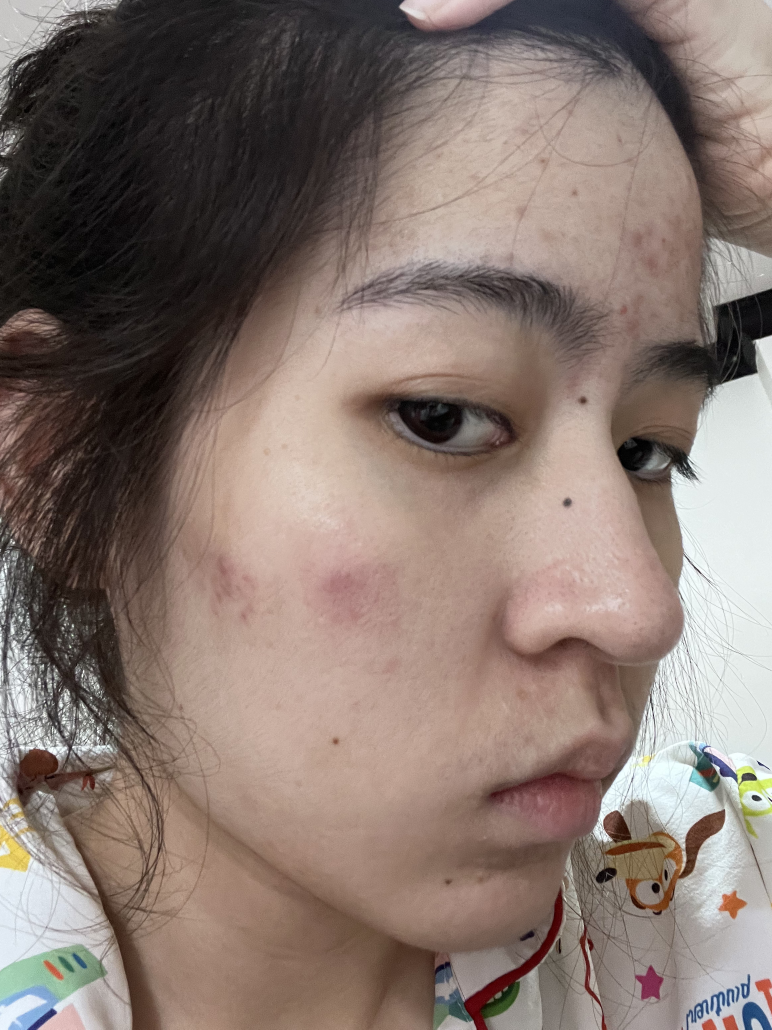
#> input picture test-images/round1/10.jpg, 2316 x 3088 px (shown at 1/3 size); its folder holds 4 pictures in this run
$ python quality_gate.py   (older library calls are emulated)
#> lines starting #> are read from the running program, lines starting #| are printed output that depends on the picture
"""
B1: Automated Image Quality Gate
Laplacian variance blur detector + brightness histogram filter
"""

import cv2
import numpy as np
import os
import glob
from pathlib import Path

# ─── Thresholds ───────────────────────────────────────────────────────────────
BLUR_THRESHOLD = 80.0    # Laplacian variance < this → blurry
BRIGHT_MIN     = 90      # Avg brightness < this → too dark
BRIGHT_MAX     = 170     # Avg brightness > this → too bright

# ─── Image folders ────────────────────────────────────────────────────────────
ROUND1_DIR = "test-images/round1"   # Acceptable images (should PASS)
ROUND2_DIR = "test-images/round2"   # Failure images   (should FAIL)

IMAGE_EXTS = ["*.jpg", "*.jpeg", "*.png", "*.webp", "*.heic"]


def load_images(folder: str) -> list[str]:
    paths = []
    for ext in IMAGE_EXTS:
        paths.extend(glob.glob(os.path.join(folder, ext)))
        paths.extend(glob.glob(os.path.join(folder, ext.upper())))
    return sorted(set(paths))


def laplacian_score(gray: np.ndarray) -> float:
    """Higher = sharper. Low = blurry."""
    return float(cv2.Laplacian(gray, cv2.CV_64F).var())


def brightness_stats(gray: np.ndarray) -> dict:
    avg = float(np.mean(gray))
    hist = cv2.calcHist([gray], [0], None, [256], [0, 256]).flatten()
    total = gray.size
    dark_pct   = hist[:50].sum()  / total * 100
    bright_pct = hist[210:].sum() / total * 100
    return {"avg": avg, "dark_pct": round(dark_pct, 1), "bright_pct": round(bright_pct, 1)}


def quality_gate(image_path: str) -> dict:
#> called with image_path = 'test-images/round1/10.jpg'
    img = cv2.imread(image_path)
#> img is the input picture: shape (3088, 2316, 3); mean B, G, R 110.7, 118.2, 134.2
    if img is None:
        return {"file": Path(image_path).name, "pass": False,
                "reason": "Cannot read", "blur": None, "brightness": None}

    gray  = cv2.cvtColor(img, cv2.COLOR_BGR2GRAY)
    blur  = laplacian_score(gray)
#> blur = 331.4
    bstat = brightness_stats(gray)
#> in brightness_stats, `avg = float(np.mean(gray))`: avg = 122.1
#> in brightness_stats, `hist = cv2.calcHist([gray], [0], None, [256], [0, 256]).flatten()`: hist = 256 values, max 53334 at index 156, min 280 at index 255, mean 27936.8
#> in brightness_stats, `dark_pct   = hist[:50].sum()  / total * 100`: dark_pct = 18.69
#> in brightness_stats, `bright_pct = hist[210:].sum() / total * 100`: bright_pct = 6.63
#> bstat = {'avg': 122.1, 'dark_pct': 18.7, 'bright_pct': 6.6}

    reasons = []
    if blur < BLUR_THRESHOLD:
        reasons.append(f"Blurry (Laplacian={blur:.1f} < {BLUR_THRESHOLD})")
    if bstat["avg"] < BRIGHT_MIN:
        reasons.append(f"Too dark (avg={bstat['avg']:.1f} < {BRIGHT_MIN})")
    if bstat["avg"] > BRIGHT_MAX:
        reasons.append(f"Too bright (avg={bstat['avg']:.1f} > {BRIGHT_MAX})")

    passed = len(reasons) == 0
    return {
        "file":       Path(image_path).name,
        "pass":       passed,
        "reason":     "; ".join(reasons) if reasons else "OK",
        "blur":       round(blur, 1),
        "brightness": round(bstat["avg"], 1),
        "dark_pct":   bstat["dark_pct"],
        "bright_pct": bstat["bright_pct"],
    }


def evaluate(folder: str, expected_pass: bool, label: str):
    paths = load_images(folder)
    if not paths:
        print(f"\n⚠️  No images found in {folder}")
        return [], 0.0

    results = [quality_gate(p) for p in paths]
#> call 2 of quality_gate, with image_path = 'test-images/round1/6.jpg'
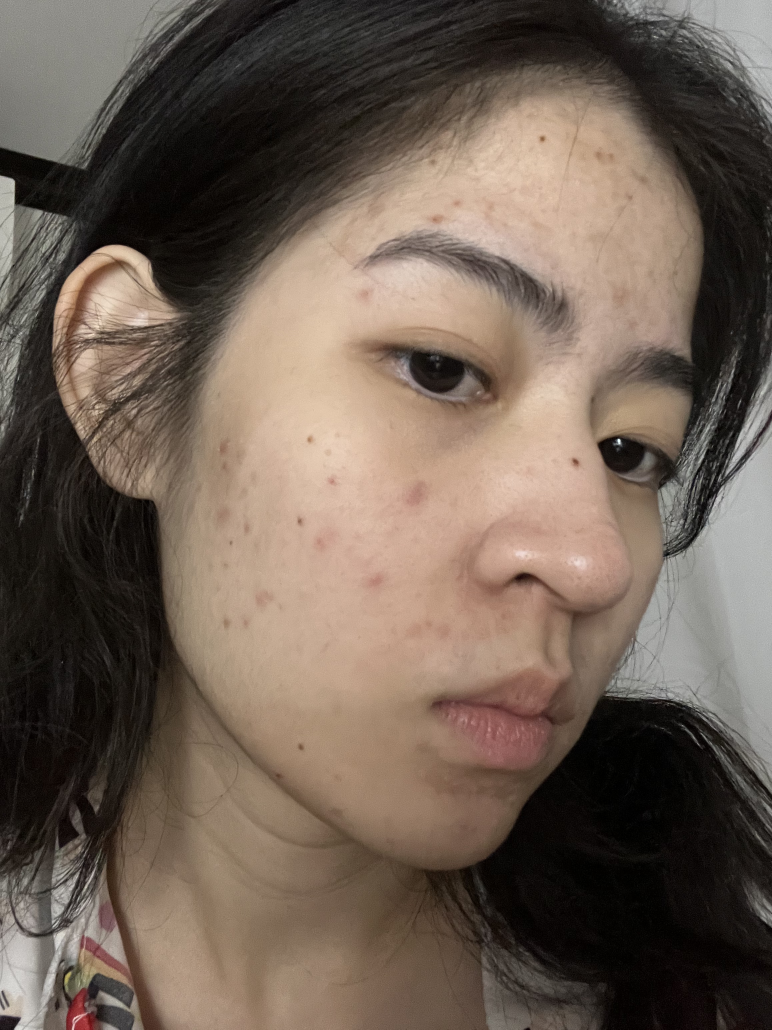
#> input picture test-images/round1/6.jpg, 2316 x 3088 px (shown at 1/3 size)
#> in quality_gate, img is the input picture: shape (3088, 2316, 3); mean B, G, R 84.3, 96.1, 111.1
#> in quality_gate (call 2), `gray  = cv2.cvtColor(img, cv2.COLOR_BGR2GRAY)`:
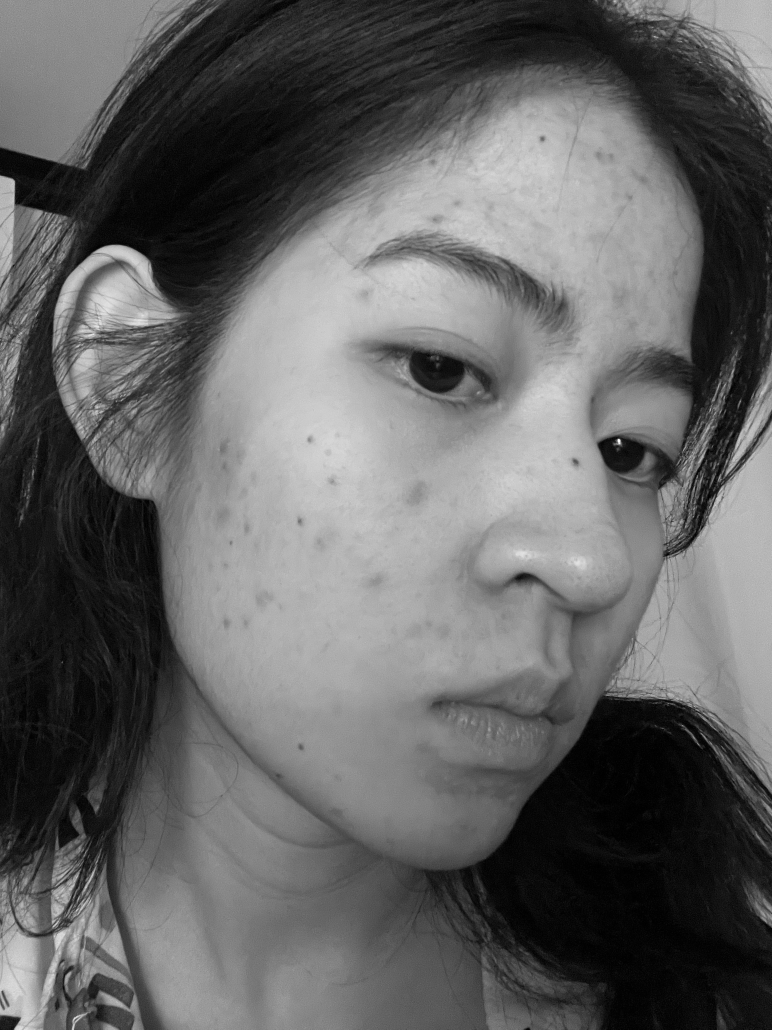
#> gray: shape (3088, 2316) (shown at 1/3 size); min 0, max 253, mean 99.2
#> in quality_gate (call 2), `blur  = laplacian_score(gray)`: blur = 127.5
#> in quality_gate (call 2), `bstat = brightness_stats(gray)`: bstat = {'avg': 99.25, 'dark_pct': 32.1, 'bright_pct': 0.2}
#> call 3 of quality_gate, with image_path = 'test-images/round1/7.jpg'
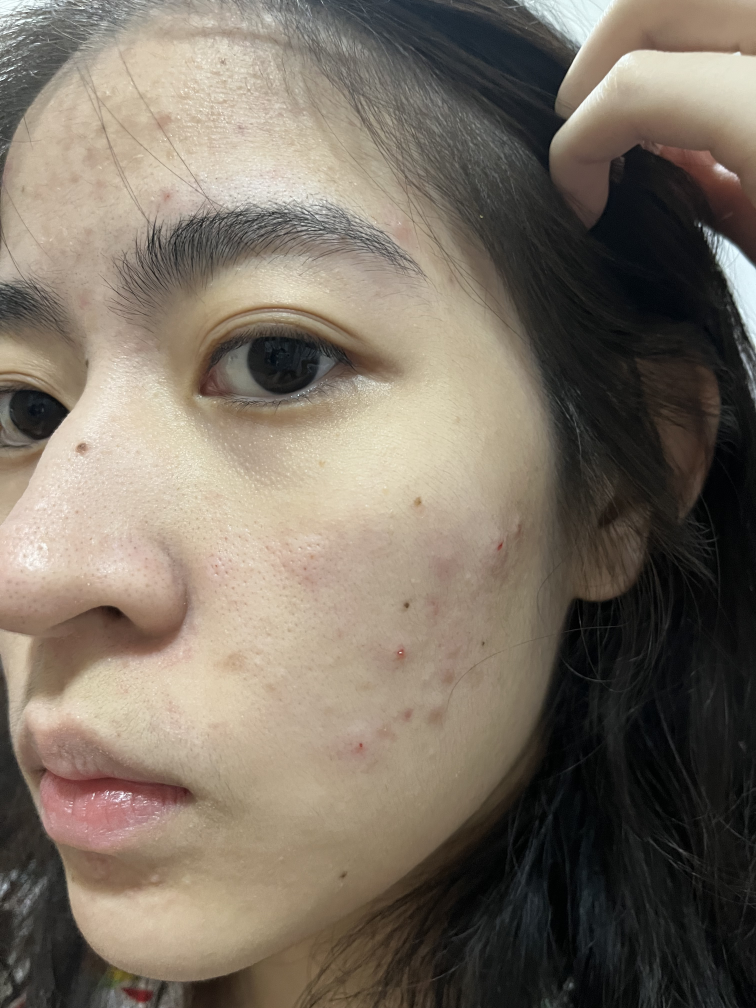
#> input picture test-images/round1/7.jpg, 3024 x 4032 px (shown at 1/4 size)
#> in quality_gate, img is the input picture: shape (4032, 3024, 3); mean B, G, R 99.5, 112.1, 122.4
#> in quality_gate (call 3), `gray  = cv2.cvtColor(img, cv2.COLOR_BGR2GRAY)`:
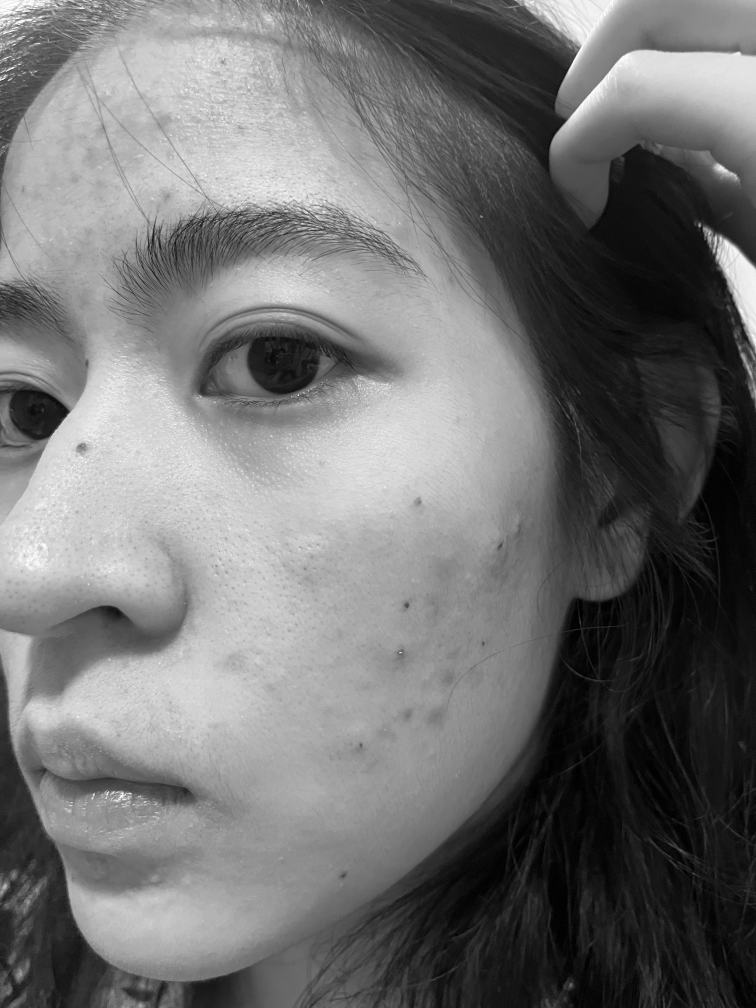
#> gray: shape (4032, 3024) (shown at 1/4 size); min 0, max 255, mean 113.7
#> in quality_gate (call 3), `blur  = laplacian_score(gray)`: blur = 83.54
#> in quality_gate (call 3), `bstat = brightness_stats(gray)`: bstat = {'avg': 113.7, 'dark_pct': 28.5, 'bright_pct': 6.1}
#> call 4 of quality_gate, with image_path = 'test-images/round1/8.jpg'
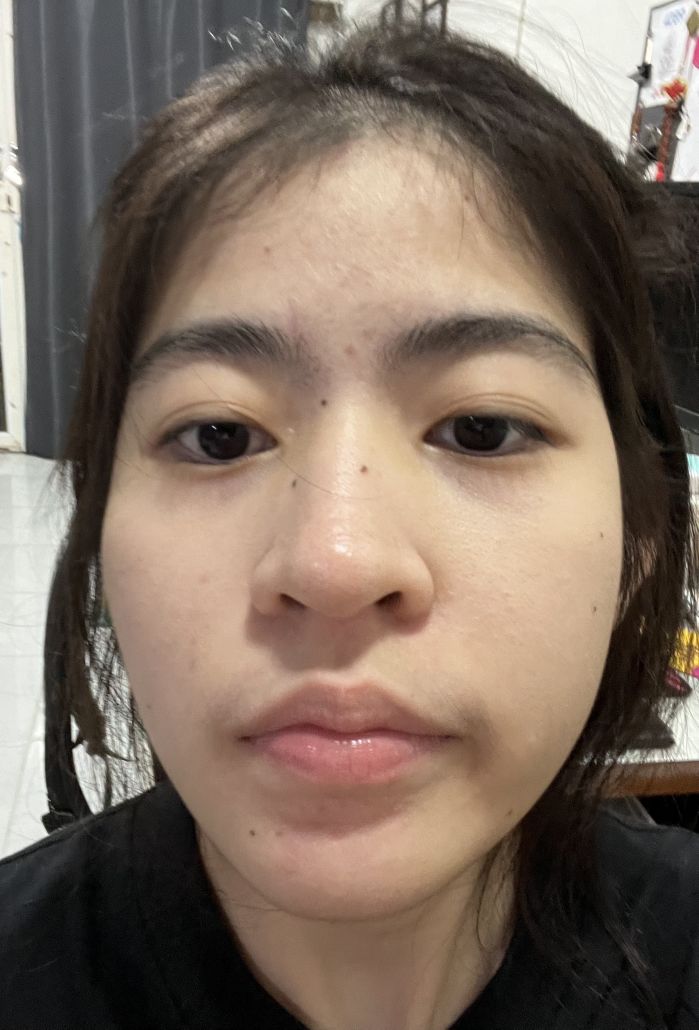
#> input picture test-images/round1/8.jpg, 2096 x 3088 px (shown at 1/3 size)
#> in quality_gate, img is the input picture: shape (3088, 2096, 3); mean B, G, R 95.6, 108.3, 124.7
#> in quality_gate (call 4), `gray  = cv2.cvtColor(img, cv2.COLOR_BGR2GRAY)`:
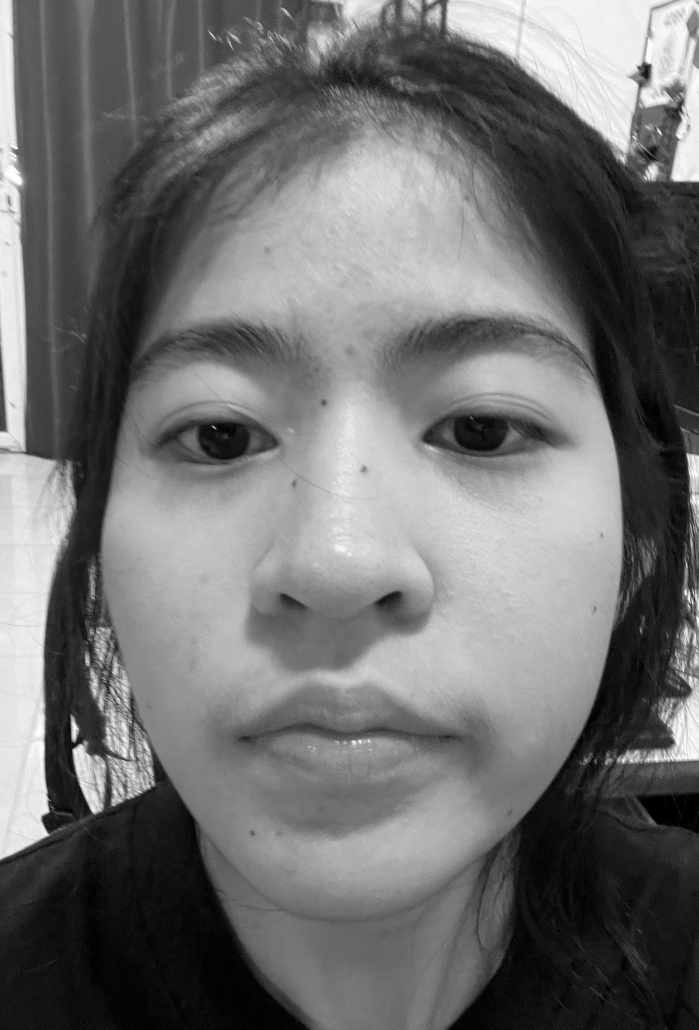
#> gray: shape (3088, 2096) (shown at 1/3 size); min 0, max 255, mean 111.7
#> in quality_gate (call 4), `blur  = laplacian_score(gray)`: blur = 221.3
#> in quality_gate (call 4), `bstat = brightness_stats(gray)`: bstat = {'avg': 111.7, 'dark_pct': 25.5, 'bright_pct': 8.2}
#> results = 4 items
    n = len(results)
#> n = 4

    if expected_pass:
        # Round 1: count how many were wrongly rejected (false rejection)
        wrong = [r for r in results if not r["pass"]]
#> wrong = []
        rate  = len(wrong) / n * 100
#> rate = 0
        label_rate = "False Rejection Rate"
    else:
        # Round 2: count how many were correctly rejected (true rejection)
        correct = [r for r in results if not r["pass"]]
        rate    = len(correct) / n * 100
        label_rate = "True Rejection Rate"

    print(f"\n{'='*55}")
    print(f"  {label}  ({n} images)")
#|   Round 1 — Acceptable images  (4 images)
    print(f"{'='*55}")
    header = f"{'File':<28} {'Pass':^6} {'Blur':>7} {'Bright':>7}  Reason"
    print(header)
    print("-" * 70)
    for r in results:
        mark = "✅" if r["pass"] else "❌"
        print(f"{r['file']:<28} {mark:^6} {str(r['blur']):>7} {str(r['brightness']):>7}  {r['reason']}")
#> this loop made 4 passes
#| 10.jpg                         ✅      331.4   122.1  OK
#| 6.jpg                          ✅      127.5    99.2  OK
#| 7.jpg                          ✅       83.5   113.7  OK
#| 8.jpg                          ✅      221.3   111.7  OK
    print("-" * 70)
    print(f"  {label_rate}: {rate:.1f}%  ({int(rate*n/100)}/{n})")
#|   False Rejection Rate: 0.0%  (0/4)
    return results, rate


def main():
    print("\n🔍  B1: Automated Image Quality Gate")
    print(f"    Blur threshold  : Laplacian variance < {BLUR_THRESHOLD}")
    print(f"    Brightness range: {BRIGHT_MIN} – {BRIGHT_MAX} (avg pixel 0–255)")

    r1_results, false_reject = evaluate(ROUND1_DIR, expected_pass=True,
                                         label="Round 1 — Acceptable images")
#> r1_results = 4 items; false_reject = 0
    r2_results, true_reject  = evaluate(ROUND2_DIR, expected_pass=False,
                                         label="Round 2 — Failure images")

    print(f"\n{'='*55}")
    print("  SUMMARY")
    print(f"{'='*55}")
    print(f"  Round 1 False Rejection Rate : {false_reject:.1f}%")
#|   Round 1 False Rejection Rate : 0.0%
    print(f"  Round 2 True  Rejection Rate : {true_reject:.1f}%")
    accuracy = (true_reject + (100 - false_reject)) / 2
#> accuracy = 50
    print(f"  Gate Accuracy (balanced)     : {accuracy:.1f}%")
#|   Gate Accuracy (balanced)     : 50.0%
    print()


if __name__ == "__main__":
    main()
